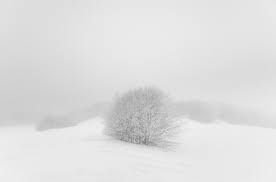
#> input picture Week 7 Weekly Activity/winter.jfif, 276 x 182 px
$ jupyter execute --allow-errors Weekly_activity_7.ipynb
#> lines starting #> are read from the running program, lines starting #| are printed output that depends on the picture
# Setup

[cell 1]
import numpy as np
import cv2 as cv
import matplotlib.pyplot as plt

# Weekly activity 7

## Question 1

[cell 2]
img = cv.imread('winter.jfif', 0)
#> img is the input picture: shape (182, 276); min 123, max 241, mean 222.6

# histogram equalization
eq = cv.equalizeHist(img)
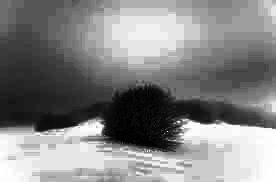
#> eq: shape (182, 276); min 0, max 255, mean 132.9
eq2 = cv.equalizeHist(eq)

cv.imshow('result', np.hstack((img, eq, eq2)))
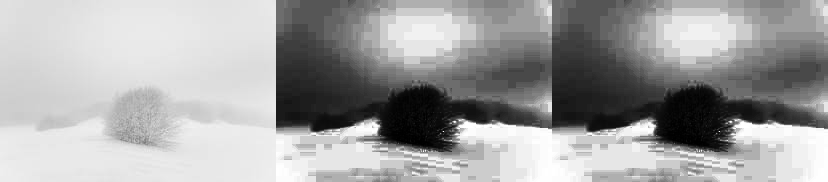
#> window 'result': shape (182, 828); min 0, max 255, mean 162.8
cv.waitKey(0)
cv.destroyAllWindows()
